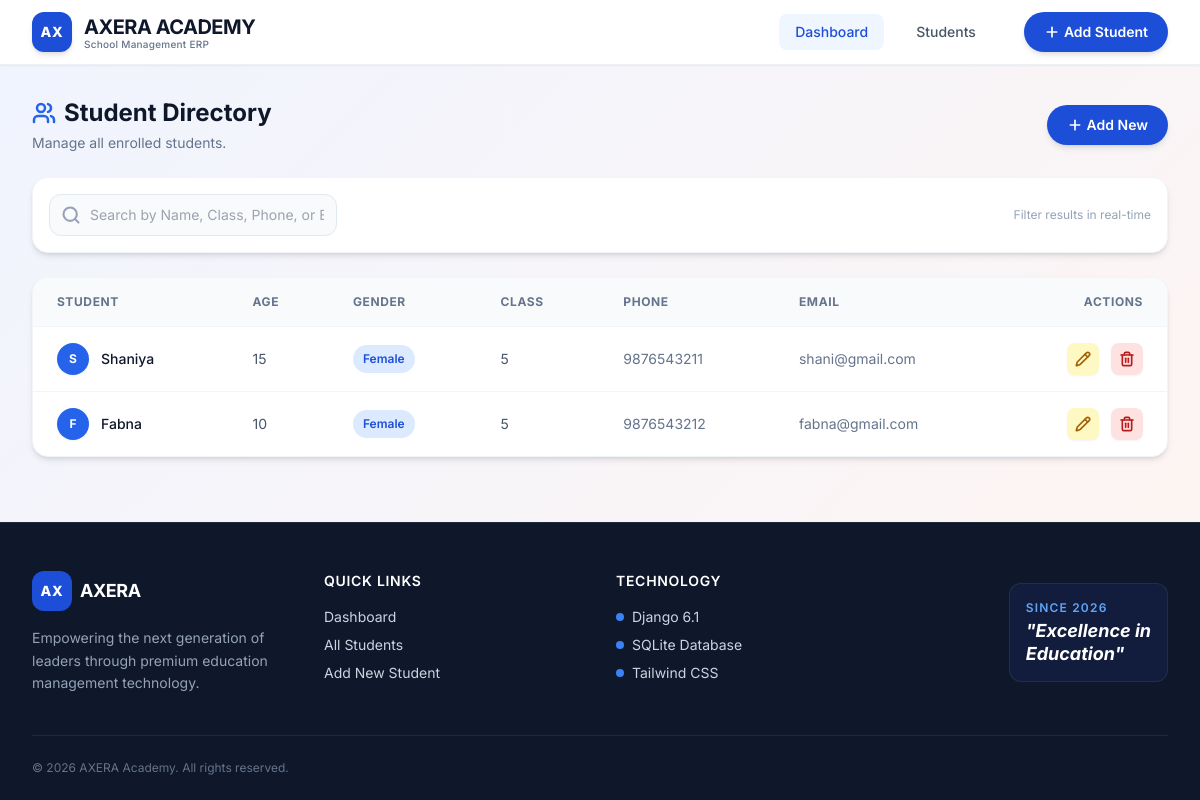
The app's page /students/top-class/ with its own data.
### students/models.py (models this page shows, shortened)
class Student(models.Model):
    name = models.CharField(max_length=100)
    age = models.IntegerField()
    GENDER_CHOICES = [('Male', 'Male'), ('Female', 'Female'), ('Other', 'Other')]
    gender = models.CharField(max_length=10, choices=GENDER_CHOICES)
    class_name = models.CharField(max_length=50)
    phone = models.CharField(max_length=15)
    email = models.EmailField()
    address = models.TextField()
    admission_date = models.DateField()

### students/views.py (the view)
# urls.py: path('students/top-class/', views.top_class_list, name='top_class_list'),
def top_class_list(request):
    top_class_obj = Student.objects.values('class_name').annotate(count=Count('id')).order_by('-count').first()
    top_class_name = top_class_obj['class_name'] if top_class_obj else "N/A"
    if top_class_name != "N/A":
        students = Student.objects.filter(class_name=top_class_name).order_by('-id')
    else:
        students = Student.objects.none()
    return render(request, 'student_list.html', {'students': students})

### students/templates/student_list.html (shortened to what this page needs)
{% extends 'base.html' %}
{% block content %}
<div class="animate-fade-up">
    <div class="flex flex-col sm:flex-row justify-between items-start sm:items-center gap-4 mb-6">
        <div>
            <h1 class="text-2xl font-bold text-slate-900 flex items-center gap-2">
                <i data-lucide="users" class="w-6 h-6 text-blue-600"></i>
                Student Directory
            </h1>
            <p class="text-sm text-slate-500 mt-1">Manage all enrolled students.</p>
        </div>
        <a href="{% url 'add_student' %}" class="inline-flex items-center px-5 py-2.5 rounded-full text-sm font-semibold text-white bg-blue-700 hover:bg-blue-800 shadow-md hover:shadow-lg transition-all duration-300 hover:scale-105">
            <i data-lucide="plus" class="w-4 h-4 mr-1"></i> Add New
        </a>
    </div>
    <div class="bg-white p-4 rounded-2xl shadow-md border border-slate-100 mb-6 flex flex-col sm:flex-row gap-4 items-center">
        <div class="relative w-full sm:w-72">
            <input type="text" id="searchInput" onkeyup="searchStudents()" placeholder="Search by Name, Class, Phone, or Email..." class="block w-full pl-10 pr-3 py-2.5 border border-slate-200 rounded-xl text-sm focus:outline-none focus:ring-2 focus:ring-blue-500 focus:border-transparent transition-all bg-slate-50 hover:bg-white">
        </div>
        <span class="text-xs text-slate-400 hidden sm:block ml-auto">Filter results in real-time</span>
    </div>
    <div class="bg-white rounded-2xl shadow-md border border-slate-100 overflow-hidden">
        <div class="overflow-x-auto">
            <table class="w-full text-sm text-left">
                <thead class="bg-slate-50 text-slate-500 font-semibold text-xs uppercase tracking-wider border-b border-slate-100">
                    <tr>
                        <th class="px-6 py-4">Student</th>
                        <th class="px-6 py-4">Age</th>
                        <th class="px-6 py-4">Gender</th>
                        <th class="px-6 py-4">Class</th>
                        <th class="px-6 py-4 hidden md:table-cell">Phone</th>
                        <th class="px-6 py-4 hidden lg:table-cell">Email</th>
                        <th class="px-6 py-4 text-right">Actions</th>
                    </tr>
                </thead>
                <tbody id="studentTableBody" class="divide-y divide-slate-100">
                    {% for s in students %}
                    <tr class="hover:bg-blue-50/50 transition-colors duration-150 group">
                        <td class="px-6 py-4 font-medium text-slate-900 flex items-center gap-3">
                            <div class="h-8 w-8 rounded-full bg-blue-600 text-white flex items-center justify-center text-xs font-bold shadow-sm">{{ s.name|slice:":1" }}</div>
                            {{ s.name }}
                        </td>
                        <td class="px-6 py-4 text-slate-600">{{ s.age }}</td>
                        <td class="px-6 py-4">
                            <span class="px-2.5 py-1 inline-flex text-xs leading-5 font-semibold rounded-full bg-blue-100 text-blue-700">{{ s.gender }}</span>
                        </td>
                        <td class="px-6 py-4 text-slate-600">{{ s.class_name }}</td>
                        <td class="px-6 py-4 hidden md:table-cell text-slate-500">{{ s.phone }}</td>
                        <td class="px-6 py-4 hidden lg:table-cell text-slate-500">{{ s.email }}</td>
                        <td class="px-6 py-4 text-right space-x-2">
                            <a href="{% url 'update_student' s.id %}" class="inline-flex items-center p-2 bg-yellow-100 text-yellow-700 rounded-lg hover:bg-yellow-200 transition-colors shadow-sm" title="Edit">
                                <i data-lucide="pencil" class="w-4 h-4"></i>
                            </a>
                            <button onclick="openDeleteModal({{ s.id }}, '{{ s.name }}')" class="inline-flex items-center p-2 bg-red-100 text-red-700 rounded-lg hover:bg-red-200 transition-colors shadow-sm" title="Delete">
                                <i data-lucide="trash-2" class="w-4 h-4"></i>
                            </button>
                        </td>
                    </tr>
                    {% endfor %}
                </tbody>
            </table>
        </div>
    </div>
</div>
{% endblock %}

### static/css/style.css (style rules this page uses)
body { background: linear-gradient(135deg, #f0f4ff 0%, #fff5f0 100%); font-family: 'Inter', -apple-system, BlinkMacSystemFont, "Segoe UI", Roboto, Helvetica, Arial, sans-serif; min-height: 100vh; }
button, a, input, select, textarea { transition: all 0.2s ease-in-out; }
.lucide { stroke-width: 2.5; }

### templates/base.html (style rules this page uses)
.animate-fade-up { animation: fadeInUp 0.6s ease-out forwards; }
body { font-family: 'Inter', sans-serif; }

### records on screen
Student: name "S", name "Shaniya", age "15", gender "Female", class_name "5", phone "9876543211", email "shani@gmail.com"
Student: name "F", name "Fabna", age "10", gender "Female", class_name "5", phone "9876543212", email "fabna@gmail.com"
